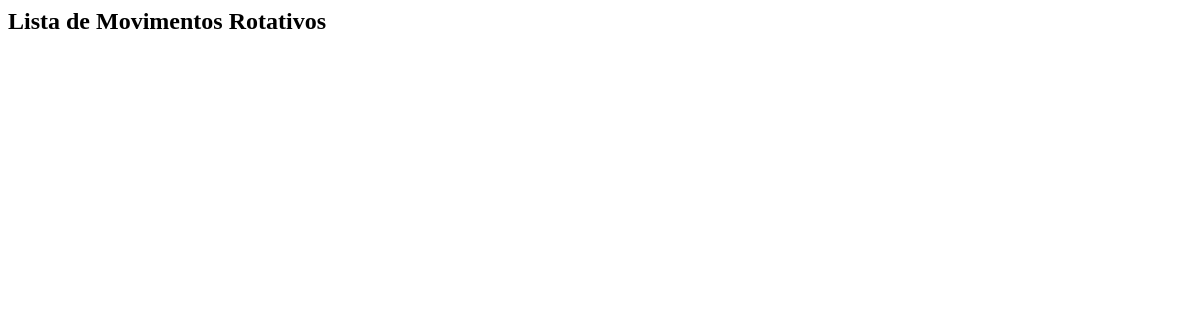
The app's page /core/movrot, older data.
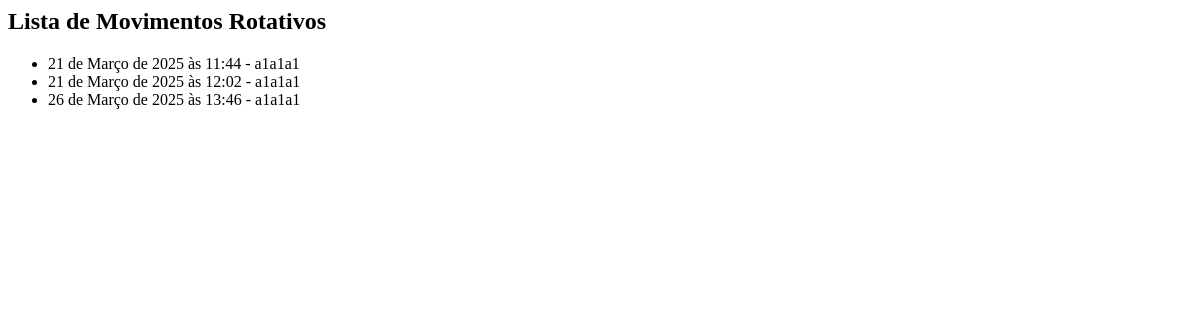
The same page, newer data.
### core/models.py (models this page shows, shortened)
class MovRotativo(models.Model):
    checkin = models.DateTimeField(auto_now=False)
    checkout = models.DateTimeField(auto_now=False, null=True, blank=True)
    valor_hora = models.DecimalField(max_digits=5, decimal_places=2)#mudar para depois puxar sozinho dos parametros
    veiculo = models.ForeignKey(Veiculo, on_delete=models.CASCADE)
    pago = models.BooleanField(default=False)
    def __str__(self):
        return self.veiculo.placa

class Veiculo(models.Model):
    marca = models.ForeignKey(Marca, on_delete=models.CASCADE)  # campo dessa é a classe acima
    placa = models.CharField(max_length=7)
    proprietario = models.ForeignKey(Pessoa, on_delete=models.CASCADE, default=1)
    cor = models.CharField(max_length=14)
    observacoes = models.TextField()

### core/views.py (the view)
# urls.py: path('movrot', lista_MovRotativos, name='core_lista_movrotativos'),
def lista_MovRotativos(request):
    MovsRotativos = MovRotativo.objects.all
    return render(request, 'core/lista_MovsRotativos.html', {'variavel_injetada': MovsRotativos})

### core/templates/core/lista_MovsRotativos.html
<h2> Lista de Movimentos Rotativos</h2>
<ul>
{% for mov in variavel_injetada %}
    <li> {{mov.checkin}} -  {{mov}}</li>
{% endfor %}
</ul>

Row changes from the older to the newer data that the page shows:
added MovRotativo: checkin "21 de Março de 2025 às 11:44", veiculo.placa "a1a1a1"
added MovRotativo: checkin "21 de Março de 2025 às 12:02", veiculo.placa "a1a1a1"
added MovRotativo: checkin "26 de Março de 2025 às 13:46", veiculo.placa "a1a1a1"
